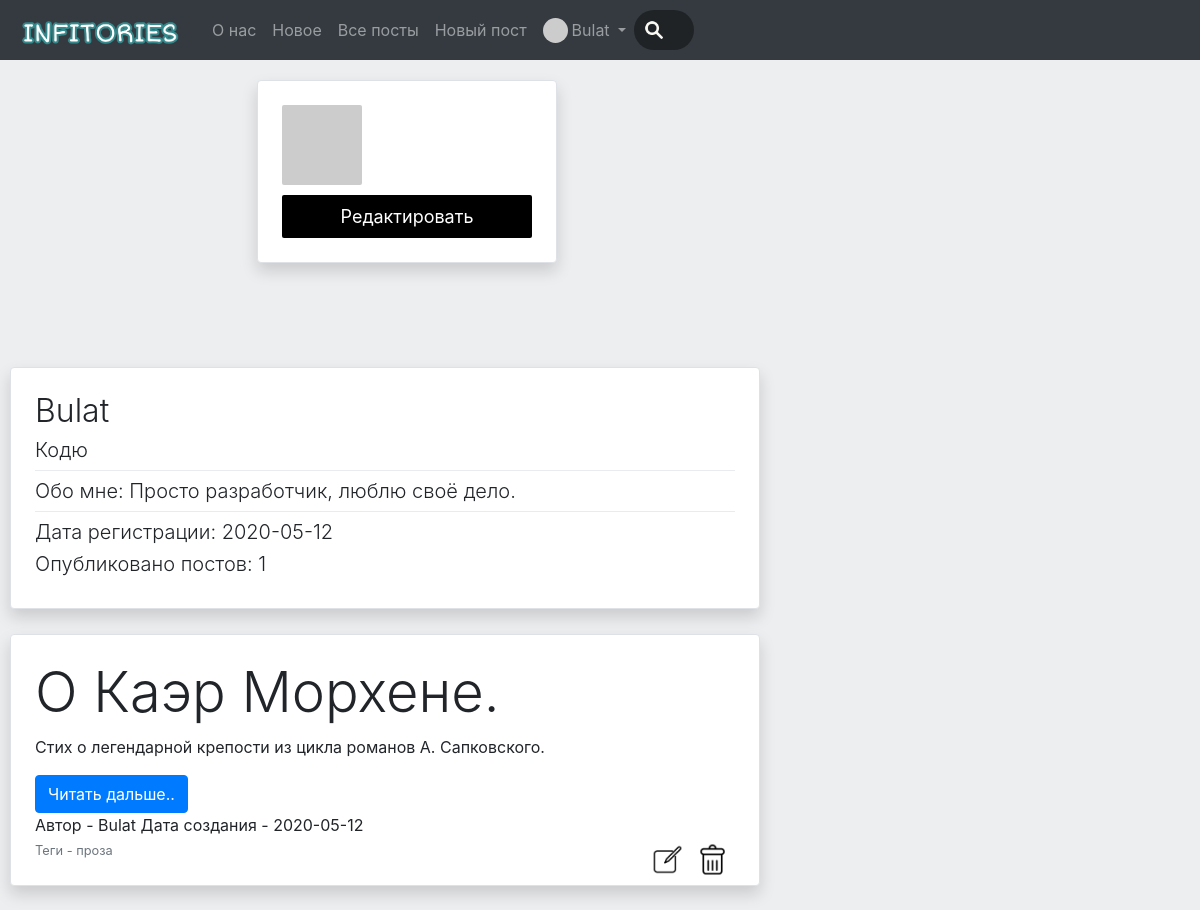
The app's page /user/1 (signed in) with its own data.
### data/users.py (models this page shows, shortened)
class User(SqlAlchemyBase, UserMixin):
    __tablename__ = 'users'
    id = sqlalchemy.Column(sqlalchemy.Integer,
                           primary_key=True, autoincrement=True)
    name = sqlalchemy.Column(sqlalchemy.String, nullable=True)
    email = sqlalchemy.Column(sqlalchemy.String,
                              index=True, unique=True, nullable=True)
    hashed_password = sqlalchemy.Column(sqlalchemy.String, nullable=True)
    created_date = sqlalchemy.Column(sqlalchemy.String,
                                     default=datetime.date.today)
    profile_picture = sqlalchemy.Column(sqlalchemy.String, nullable=True)
    news = orm.relation("News", back_populates='user')
    favourite_posts = orm.relation('FavouritePosts')
    status = sqlalchemy.Column(sqlalchemy.String, nullable=True, default='Привет, мир!')
    about_me = sqlalchemy.Column(sqlalchemy.String, default='Информация отсутствует', nullable=True)
    is_admin = sqlalchemy.Column(sqlalchemy.Boolean, default=False)
    def get_avatar(self, size):
        digest = md5(self.email.lower().encode('utf-8')).hexdigest()
        return 'https://www.gravatar.com/avatar/{}?d=identicon&s={}'.format(
            digest, size)

### data/news.py (models this page shows)
class News(SqlAlchemyBase):
    __tablename__ = 'news'
    id = sqlalchemy.Column(sqlalchemy.Integer,
                           primary_key=True, autoincrement=True)
    title = sqlalchemy.Column(sqlalchemy.String, nullable=True)
    description = sqlalchemy.Column(sqlalchemy.String, nullable=True)
    content = sqlalchemy.Column(sqlalchemy.String, nullable=True)
    created_date = sqlalchemy.Column(sqlalchemy.String,
                                     default=datetime.date.today)
    is_private = sqlalchemy.Column(sqlalchemy.Boolean, default=False)
    tags = sqlalchemy.Column(sqlalchemy.String, nullable=True)
    user_id = sqlalchemy.Column(sqlalchemy.Integer,
                                sqlalchemy.ForeignKey("users.id"))
    user = orm.relation('User')

### main.py (the view)
@app.route('/user/<int:id>', methods=['GET', 'POST'])
def profile(id):
    session = db_session.create_session()
    user = session.query(User).filter(User.id == id).first()
    if not user:
        abort(404)
    count_of_my_posts = len(list(session.query(News).filter(News.user == user)))
    if user == current_user:
        news = user.news
    else:
        news = session.query(News).filter(News.user == user, News.is_private != True)
    return render_template('profile.html', title='Профиль', count_of_my_posts=count_of_my_posts,
                           user=user, news=news[::-1])

### data/db_session.py (called while the page is built)
def create_session() -> Session:
    global __factory
    return __factory()

### main.py (called while the page is built)
@login_manager.user_loader
def load_user(user_id):
    session = db_session.create_session()
    return session.query(User).get(user_id)

### templates/profile.html (shortened to what this page needs)
{% extends "base.html" %}
{% block content %}
<div class="row">
    <div style="width: 272px;"></div>
    <div style="width: 300px;">
        <div style="margin-top: 80px;">
            <div class="container col-md6 border rounded shadow p-4 mb-4 bg-white">
                <img src="{{user.get_avatar(256)}}" class="img-fluid" style="border-radius: 2px;">
                {% if current_user.id == user.id %}
                <a href="/user/{{current_user.id}}/edit" class="card-button" style='text-decoration: none;color: white;margin-top: 10px; border-radius: 2px;'>Редактировать</a>
                {% endif %}
            </div>
        </div>
    </div>
    <div style="width: 750px;; margin-left: 25px;">
        <div class="container col-md6 border rounded shadow p-4 mb-4 bg-white" style="margin-top: 80px;">
            <h2 class="font-weight-light">{{user.name}}</h2>
            <h5 class="font-weight-light">{{user.status}}</h5>
            <div class="dropdown-divider"></div>
            <h5 class="font-weight-light">Обо мне: {{user.about_me}}</h5>
            <div class="dropdown-divider"></div>
            <h5 class="font-weight-light">Дата регистрации: {{user.created_date}}</h5>
            <h5 class="font-weight-light">Опубликовано постов: {{count_of_my_posts}}</h5>
        </div>
        <div>
            <ul class="list list-group">
            {% for item in news%}
            <li style="list-style-type: none;"><div class="container col-md6 border rounded shadow p-4 mb-4 bg-white" style="margin-top: 1px;background-color: #fffff;">
                    <div>
                        {% if current_user.is_authenticated %}
                        <h4 class="display-4">{% if item.is_private and item.user == current_user %} {{item.title}} [Личное] {% else %} {{item.title}} {% endif %}</h4>
                        <p>{{item.description}}</p>
                        <button type="button" class="btn btn-primary" data-toggle="collapse" id="b{{item.id}}" data-target="#c{{item.id}}">Читать дальше..</button>
                        <div>Автор - {{item.user.name}} Дата создания - {{item.created_date}}</div>
                        {% if current_user == item.user or current_user.is_admin %}
                        <div><small class="text-muted">Теги - {{item.tags}}</small><a href="/postdelete/{{ item.id }}" class="float-right bottom-icon rounded" data-toggle="tooltip" data-placement="bottom" title="Удалить"><img src="{{ url_for('static', filename='img/deletebtn.png') }}" style="max-width: 45px;max-height: 45px;"></a> <a href="/editpost/{{ item.id }}" class="float-right bottom-icon rounded" data-toggle="tooltip" data-placement="bottom" title="Редактировать"><img src="{{ url_for('static', filename='img/editbtn.png') }}" style="max-width: 45px;max-height: 45px;"></a></div>
                        {% endif %}
                        {% endif %}
                    </div>
                </div>
            </li>
            {% endfor %}
            </ul>
        </div>
    </div>
</div>
{% endblock %}

### templates/base.html (shortened to what this page needs)
<!doctype html>
<html lang="en">
<head>
    <link rel="stylesheet" type="text/css" href="{{ url_for('static', filename='css/style.css') }}">
    <link rel="stylesheet" href="https://stackpath.bootstrapcdn.com/bootstrap/4.4.1/css/bootstrap.min.css">
</head>
<body style="background: #edeef0;">
<header>
    <nav class="navbar navbar-dark bg-dark navbar-expand-sm fixed-top" style="height:60px;">
        <a class="navbar-brand" href="/"><img class="img-fluid" src="{{ url_for('static', filename='img/logo.png') }}" alt="Infitories" style="height:45px;"></a>
        <ul class="navbar-nav">
            <li class="nav-item">
                <a class="nav-link" href="/about">О нас</a>
            </li>
            <li class="nav-item">
                <a class="nav-link" href="/">Новое</a>
            </li>
            <li class="nav-item ">
                <a class="nav-link" href="/allposts">Все посты</a>
            </li>
            {% if current_user.is_authenticated %}
            <li class="nav-item ">
                <a class="nav-link" href="/addpost">Новый пост</a>
            </li>
            <li class="nav-item dropdown float-left;">
              <div>
                  <a class="nav-link dropdown-toggle" href="#" id="navbardrop" data-toggle="dropdown">
                    {{ current_user.name}} <img class="img-fluid" style="height: 25px;
                                                border-radius: 50%;
                                                float: left;
                                                margin-right: 4px;" src="{{ current_user.get_avatar(64) }}">
                  </a>
              </div>
            </li>
            <li class="nav-item">
                <input class='search' id="search" name="search" type="text" data-toggle="hideseek" placeholder="Поиск.." data-list=".list">
            </li>
            {% endif %}
        </ul>
    </nav>
</header>
<div role="main" style='padding-right: 15px;'>
        {% block content %}{% endblock %}
</div>
</body>
</html>

### static/css/style.css (style rules this page uses)
.bottom-icon { transition: 1s; }
.search { width: 24px; height: 40px; box-sizing: border-box; font-size: 14px; border-width: inherit; border-radius: 20px; background-color: #1f2326; background-image: url(../img/searchiconbefore.png); background-size: 20px; background-position: 10px 10px; background-repeat: no-repeat; padding: 12px 20px 12px 40px; -webkit-transition: width ease-in-out; transition: width 0.4s ease-in-out; }
.card-button { border: none; outline: 0; display: inline-block; padding: 8px; color: white; background-color: #000; text-align: center; cursor: pointer; width: 100%; font-size: 18px; -webkit-transition: opacity 0.5s ease-in-out; transition: opacity 0.5s ease-in-out; }

### records on screen
User: name "Bulat", status "Кодю", about_me "Просто разработчик, люблю своё дело.", created_date "2020-05-12"
News: title "О Каэр Морхене.", description "Стих о легендарной крепости из цикла романов А. Сапковского.", user.name "Bulat", created_date "2020-05-12", tags "проза"

### other values on screen
{{ count_of_my_posts }} "1"
